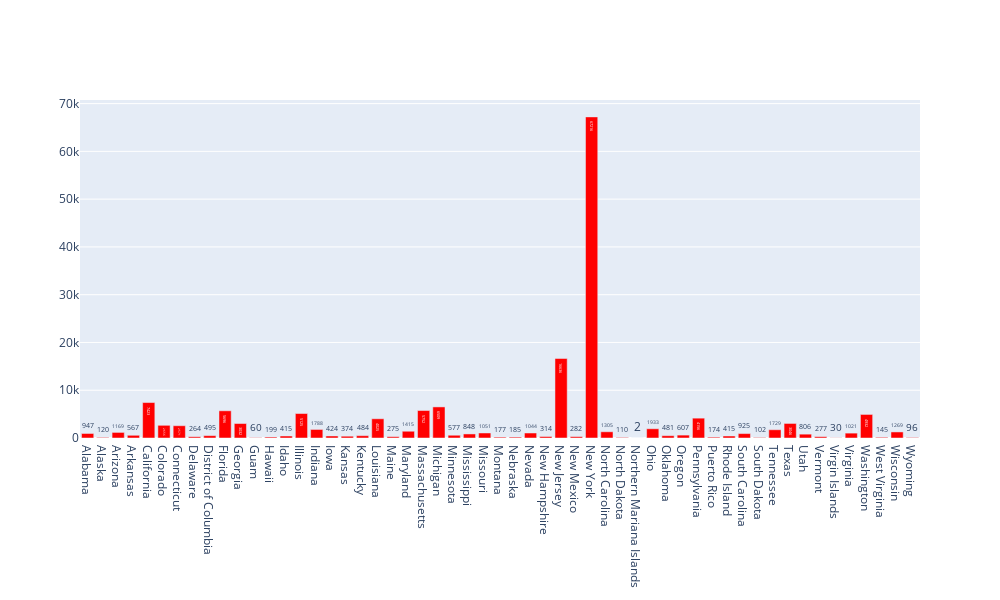

The notebook cell saved with this chart:
### Code cell
# graph 1: interactive bar chart with state totals 

fig = go.Figure(go.Bar(
    x=stateTotLatest.index,
    y=stateTotLatest.cases,
    text=stateTotLatest.cases,
    hovertemplate='%{x}: %{y} <extra></extra>',
    marker_color='red'
),
                layout=
                    {'width':1000, 'height':600} 
                
               )

# have to call figure show
fig.show()

### Figure 1 — Plotly figure (JSON) as saved in the notebook; plotly's stock layout.template omitted (floating-point values rounded to 4 significant figures)
{"data": [{"hovertemplate": "%{x}: %{y} <extra></extra>", "marker": {"color": "red"}, "text": [947, 120, 1169, 567, 7423, 2656, 2571, 264, 495, 5696, 3032, 60, 199, 415, 5125, 1788, 424, 374, 484, 4025, 275, 1415, 5752, 6509, 577, 848, 1051, 177, 185, 1044, 314, 16636, 282, 67216, 1305, 110, 2, 1933, 481, 607, 4156, 174, 415, 925, 102, 1729, 3046, 806, 277, 30, 1021, 4932, 145, 1269, 96], "type": "bar", "x": ["Alabama", "Alaska", "Arizona", "Arkansas", "California", "Colorado", "Connecticut", "Delaware", "District of Columbia", "Florida", "Georgia", "Guam", "Hawaii", "Idaho", "Illinois", "Indiana", "Iowa", "Kansas", "Kentucky", "Louisiana", "Maine", "Maryland", "Massachusetts", "Michigan", "Minnesota", "Mississippi", "Missouri", "Montana", "Nebraska", "Nevada", "New Hampshire", "New Jersey", "New Mexico", "New York", "North Carolina", "North Dakota", "Northern Mariana Islands", "Ohio", "Oklahoma", "Oregon", "Pennsylvania", "Puerto Rico", "Rhode Island", "South Carolina", "South Dakota", "Tennessee", "Texas", "Utah", "Vermont", "Virgin Islands", "Virginia", "Washington", "West Virginia", "Wisconsin", "Wyoming"], "y": [947, 120, 1169, 567, 7423, 2656, 2571, 264, 495, 5696, 3032, 60, 199, 415, 5125, 1788, 424, 374, 484, 4025, 275, 1415, 5752, 6509, 577, 848, 1051, 177, 185, 1044, 314, 16636, 282, 67216, 1305, 110, 2, 1933, 481, 607, 4156, 174, 415, 925, 102, 1729, 3046, 806, 277, 30, 1021, 4932, 145, 1269, 96]}], "layout": {"height": 600, "width": 1000, "xaxis": {"autorange": true, "range": [-0.5, 54.5], "type": "category"}, "yaxis": {"autorange": true, "range": [0, 70750.0], "type": "linear"}}}
